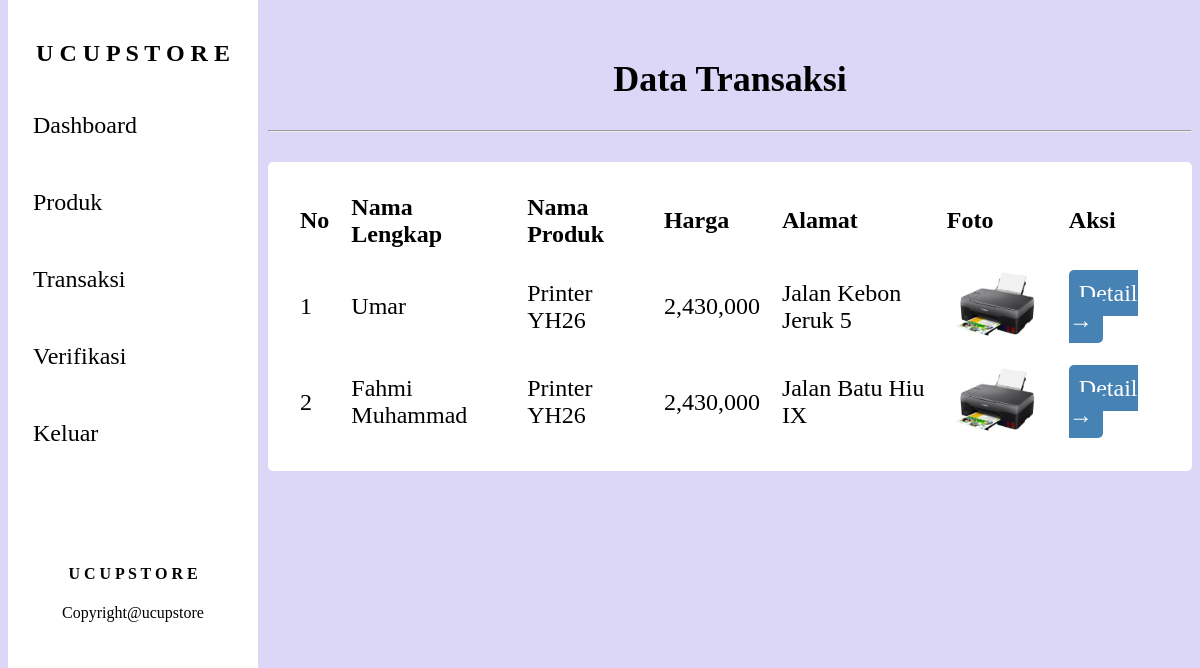
The page /admin/verifikasi_transaksi.php on the database its author committed.
### tables this page shows
CREATE TABLE `transaksi` (
  `id_transaksi` int(11) NOT NULL,
  `name` varchar(100) NOT NULL,
  `alamat` varchar(100) NOT NULL,
  `no_hp` varchar(100) NOT NULL,
  `nama_produk` varchar(100) NOT NULL,
  `harga_produk` varchar(100) NOT NULL,
  `subtotal` varchar(100) NOT NULL,
  `foto_produk` varchar(100) NOT NULL,
  `status` enum('proses','dikirim','ditolak') NOT NULL
);

### admin/function.php (called while the page is built, shortened)
<?php
require '../koneksi.php';
function query($query){
    global $conn;
    $rows = [];
    $result = mysqli_query($conn, $query);
    while ($row = mysqli_fetch_assoc($result)) {
        $rows[] = $row;
    }
    return $rows;
}
?>

### admin/verifikasi_transaksi.php (the view, shortened to what this page needs)
<?php
require 'function.php';
$produk = query("SELECT * FROM transaksi WHERE status = 'proses'")
?>
<!DOCTYPE html>
<html lang="en">
<head>
    <link rel="stylesheet" href="../style/style.css">
</head>
<body>
    <?php include '../layout/sidebar.php' ?>
    <div class="main">
        <h2 class="judul">Data Transaksi</h2><hr>
    <table>
        <tr>
            <th>No</th>
            <th>Nama Lengkap</th>
            <th>Nama Produk</th>
            <th>Harga</th>
            <th>Alamat</th>
            <th>Foto</th>
            <th>Aksi</th>
        </tr>
        <?php $i = 1; ?>
        <?php foreach($produk as $data): ?>
            <tr>
                <td><?= $i; ?></td>
                <td><?= $data["name"]; ?></td>
                <td><?= $data["nama_produk"]; ?></td>
                <td><?= number_format($data["harga_produk"]); ?></td>
                <td><?= $data["alamat"]; ?></td>
                <td><img src="../foto/<?= $data['foto_produk']; ?>" width="100px" alt=""></td>
                <td>
                    <a href="detail_transaksi.php?id=<?=$data["id_transaksi"]; ?>"
                    class="detail">Detail →</a>
                </td>
            </tr>
        <?php $i++; ?>
        <?php endforeach; ?>
        </table>
        </div>
</body>
</html>

### style/style.css (style rules this page uses)
body { background: #ddd; }
.main { margin-left: 260px; padding-top: 20px; font-size: 24px; }
a.detail { padding: 10px; color: rgb(255, 255, 255); background: #4682B4; text-decoration: none; cursor: pointer; transition: 0.3s; border-radius: 5px; }
table { width: 100%; border: none; border-radius: 5px; padding: 20px; background: #fff; margin-top: 30px; }
th, td { text-align: left; padding: 10px; }

### login/style.css (style rules this page uses)
body { background: #DCD6F7; }
.judul { text-align: center; }

### rows shown on the page
transaksi: name "Umar", nama_produk "Printer YH26", harga_produk "2,430,000", alamat "Jalan Kebon Jeruk 5", foto_produk (picture)
transaksi: name "Fahmi Muhammad", nama_produk "Printer YH26", harga_produk "2,430,000", alamat "Jalan Batu Hiu IX", foto_produk (picture)
